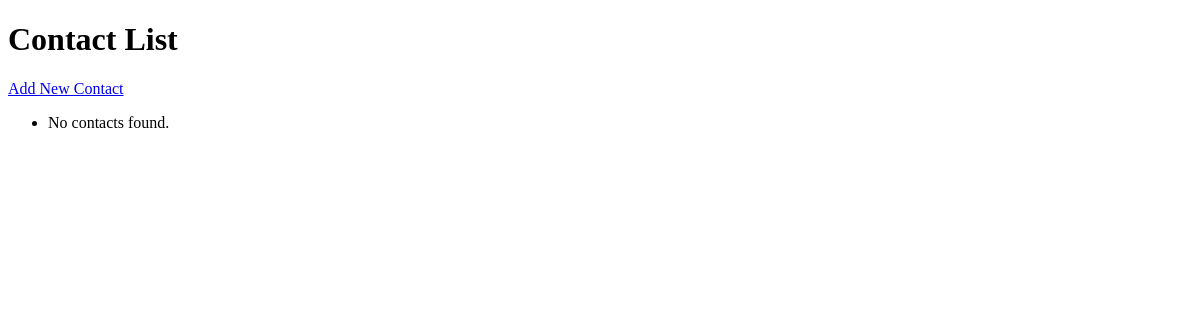
Page /sr/ on the earlier database version.
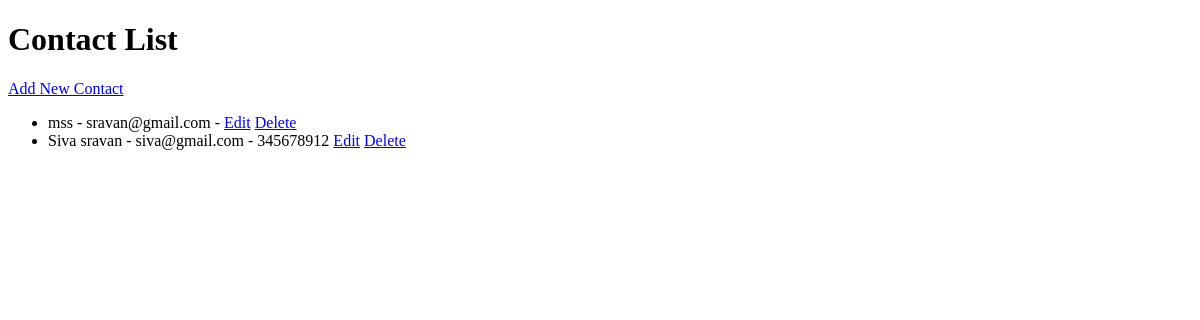
Same page on the later database version.
### sr/models.py (models this page shows, shortened)
class Contact(models.Model):
    name = models.CharField(max_length=100, unique=True)
    email = models.EmailField(unique=True)
    phone_number = models.CharField(max_length=20, blank=True)

### sr/views.py (the view)
# urls.py: path('', lambda request: redirect('contact_list', permanent=True)),
def contact_list(request):
    contacts = Contact.objects.all()  # Retrieve all contact objects from the database
    return render(request, 'sr/contact_list.html', {'contacts': contacts})

### sr/templates/sr/contact_list.html
{% extends 'sr/base.html' %}
{% block content %}
  <h1>Contact List</h1>
  <a href="{% url 'contact_create' %}">Add New Contact</a>
  <ul>
    {% for contact in contacts %}
    <li>
      {{ contact.name }} - {{ contact.email }} - {{ contact.phone_number }}
      <a href="{% url 'contact_edit' contact.pk %}">Edit</a>
      <a href="{% url 'contact_delete' contact.pk %}">Delete</a>
    </li>
    {% empty %}
    <li>No contacts found.</li>
    {% endfor %}
  </ul>
{% endblock %}

### sr/templates/sr/base.html (shortened to what this page needs)
<!DOCTYPE html>
<html>
<head>
</head>
<body>
    <main>
        {% block content %}{% endblock %}
    </main>
</body>
</html>

Differences in the rows shown:
added Contact: name "mss", email "sravan@gmail.com"
added Contact: name "Siva sravan", email "siva@gmail.com", phone_number "345678912"
Other differences:
text no longer shown: "No contacts found."
